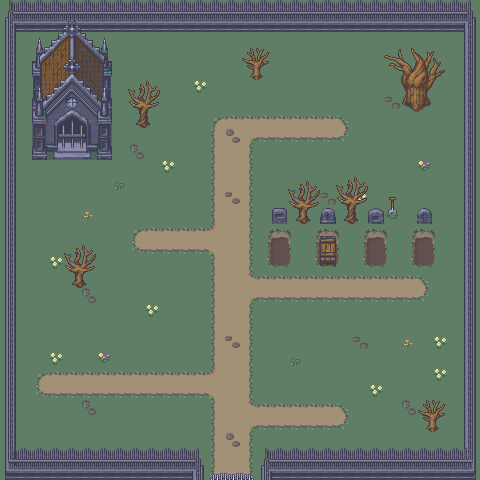

This game map was drawn from its Tiled (.tmx) file and the tilesets committed beside it. A one-line description and the trimmed map source follow:
An orthogonal 30x30 tile map with 16x16 px tiles, 4 tile layers (Ground, GroundDetail, Surface, Prototype) and 3 objects (2x Solid, Bounds).

<map version="1.10" tiledversion="1.11.0" orientation="orthogonal" renderorder="right-down" width="30" height="30" tilewidth="16" tileheight="16" infinite="0" nextlayerid="7" nextobjectid="4">
 <tileset firstgid="1" source="GraveyardTileSet.tsx" />
 <layer id="1" name="Ground" width="30" height="30">
  <data>[900 cells, 900 non-empty, 14 distinct tile ids]</data>
 </layer>
 <layer id="3" name="GroundDetail" width="30" height="30">
  <data>[900 cells, 56 non-empty, 17 distinct tile ids]</data>
 </layer>
 <layer id="2" name="Surface" width="30" height="30">
  <data>[900 cells, 207 non-empty, 43 distinct tile ids]</data>
 </layer>
 <layer id="4" name="Prototype" width="30" height="30">
  <data>[900 cells, 70 non-empty, 70 distinct tile ids]</data>
 </layer>
 <objectgroup id="5" name="Bounds">
  <object id="1" name="Bounds" type="Bounds" x="16" y="32" width="448" height="448" />
 </objectgroup>
 <objectgroup id="6" name="Solid">
  <object id="2" name="Fence2" type="Solid" x="261" y="464" width="219" height="16" />
  <object id="3" name="Fence1" type="Solid" x="0" y="464" width="204" height="16" />
 </objectgroup>
</map>